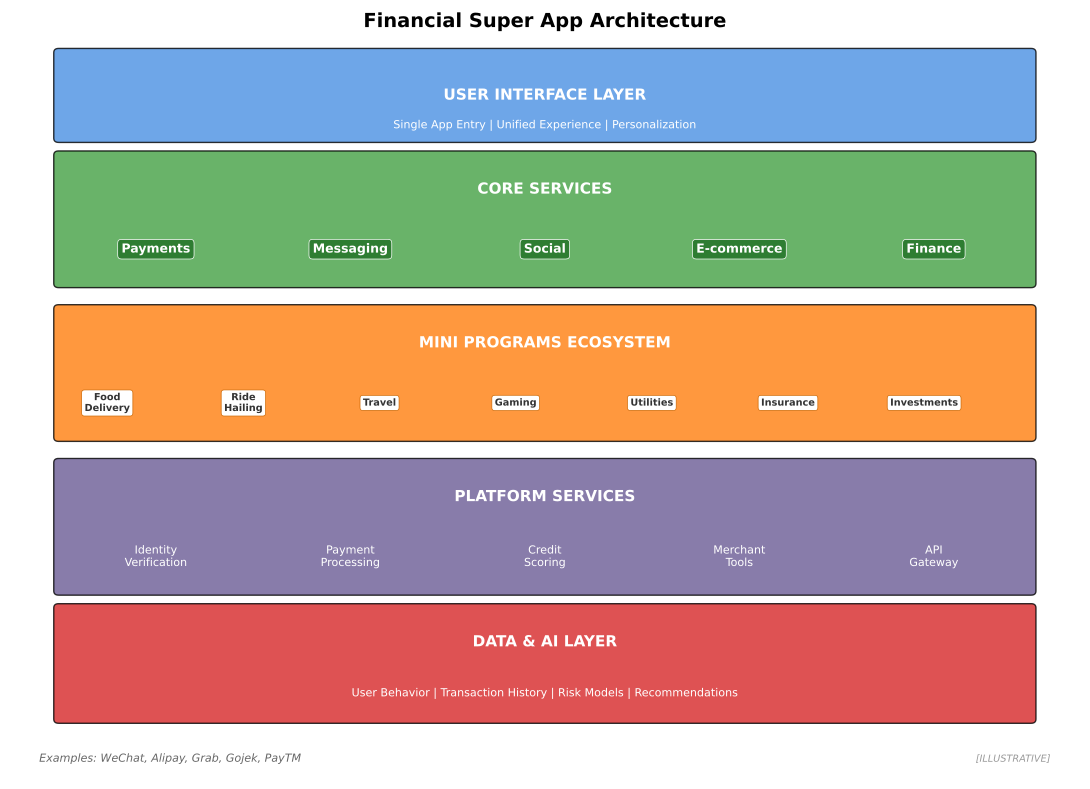

This chart was generated by the following Python code:
"""
Super App Architecture Diagram
Shows the layered architecture of financial super apps (WeChat, Alipay model)

Output: superapp_architecture.pdf
Module: module_01_fintech
Lesson: 3 - Mobile Wallets
"""

from pathlib import Path
import matplotlib.pyplot as plt
import matplotlib.patches as mpatches
import numpy as np

CHART_METADATA = {
    'title': 'Super App Architecture',
    'module': 'module_01_fintech',
    'lesson': 3,
    'url': 'https://github.com/Digital-AI-Finance/digital-finance/tree/main/module_01_fintech/figures/superapp_architecture'
}

plt.rcParams.update({
    'font.size': 10,
    'axes.labelsize': 10,
})

def create_chart():
    """Create super app architecture diagram"""
    fig, ax = plt.subplots(figsize=(11, 8))
    ax.set_xlim(0, 11)
    ax.set_ylim(0, 9)
    ax.axis('off')

    # Layer colors
    colors = {
        'user': '#4A90E2',
        'services': '#44A044',
        'mini': '#FF7F0E',
        'platform': '#6B5B95',
        'data': '#D62728',
    }

    # Layer 1: User Interface
    rect1 = mpatches.FancyBboxPatch((0.5, 7.5), 10, 1, boxstyle="round,pad=0.05",
                                     facecolor=colors['user'], alpha=0.8)
    ax.add_patch(rect1)
    ax.text(5.5, 8, 'USER INTERFACE LAYER', ha='center', va='center',
           fontsize=11, fontweight='bold', color='white')
    ax.text(5.5, 7.65, 'Single App Entry | Unified Experience | Personalization',
           ha='center', va='center', fontsize=8, color='white')

    # Layer 2: Core Services
    rect2 = mpatches.FancyBboxPatch((0.5, 5.8), 10, 1.5, boxstyle="round,pad=0.05",
                                     facecolor=colors['services'], alpha=0.8)
    ax.add_patch(rect2)
    ax.text(5.5, 6.9, 'CORE SERVICES', ha='center', va='center',
           fontsize=11, fontweight='bold', color='white')

    services = ['Payments', 'Messaging', 'Social', 'E-commerce', 'Finance']
    for i, svc in enumerate(services):
        x = 1.5 + i * 2
        ax.text(x, 6.2, svc, ha='center', va='center', fontsize=9,
               color='white', fontweight='bold',
               bbox=dict(boxstyle='round', facecolor='#2E7D32', edgecolor='white', lw=0.5))

    # Layer 3: Mini Programs
    rect3 = mpatches.FancyBboxPatch((0.5, 4), 10, 1.5, boxstyle="round,pad=0.05",
                                     facecolor=colors['mini'], alpha=0.8)
    ax.add_patch(rect3)
    ax.text(5.5, 5.1, 'MINI PROGRAMS ECOSYSTEM', ha='center', va='center',
           fontsize=11, fontweight='bold', color='white')

    minis = ['Food\nDelivery', 'Ride\nHailing', 'Travel', 'Gaming', 'Utilities',
             'Insurance', 'Investments']
    for i, mini in enumerate(minis):
        x = 1 + i * 1.4
        ax.text(x, 4.4, mini, ha='center', va='center', fontsize=7,
               color='#333333', fontweight='bold',
               bbox=dict(boxstyle='round', facecolor='white', edgecolor='#CC6600', lw=0.5))

    # Layer 4: Platform Services
    rect4 = mpatches.FancyBboxPatch((0.5, 2.2), 10, 1.5, boxstyle="round,pad=0.05",
                                     facecolor=colors['platform'], alpha=0.8)
    ax.add_patch(rect4)
    ax.text(5.5, 3.3, 'PLATFORM SERVICES', ha='center', va='center',
           fontsize=11, fontweight='bold', color='white')

    platforms = ['Identity\nVerification', 'Payment\nProcessing', 'Credit\nScoring',
                'Merchant\nTools', 'API\nGateway']
    for i, plat in enumerate(platforms):
        x = 1.5 + i * 2
        ax.text(x, 2.6, plat, ha='center', va='center', fontsize=8,
               color='white')

    # Layer 5: Data & AI
    rect5 = mpatches.FancyBboxPatch((0.5, 0.7), 10, 1.3, boxstyle="round,pad=0.05",
                                     facecolor=colors['data'], alpha=0.8)
    ax.add_patch(rect5)
    ax.text(5.5, 1.6, 'DATA & AI LAYER', ha='center', va='center',
           fontsize=11, fontweight='bold', color='white')
    ax.text(5.5, 1.0, 'User Behavior | Transaction History | Risk Models | Recommendations',
           ha='center', va='center', fontsize=8, color='white')

    # Title
    ax.text(5.5, 8.8, 'Financial Super App Architecture',
           fontsize=14, fontweight='bold', ha='center')

    # Examples
    ax.text(0.3, 0.2, 'Examples: WeChat, Alipay, Grab, Gojek, PayTM',
           fontsize=8, color='#666666', style='italic')

    # Synthetic label
    ax.text(10.7, 0.2, '[ILLUSTRATIVE]', fontsize=7, color='#999999',
           ha='right', style='italic')

    plt.tight_layout()

    output_path = Path(__file__).parent / 'superapp_architecture.pdf'
    plt.savefig(output_path, format='pdf', dpi=300, bbox_inches='tight')
    plt.close()
    print(f"Chart saved to: {output_path}")
    return output_path

if __name__ == '__main__':
    create_chart()
